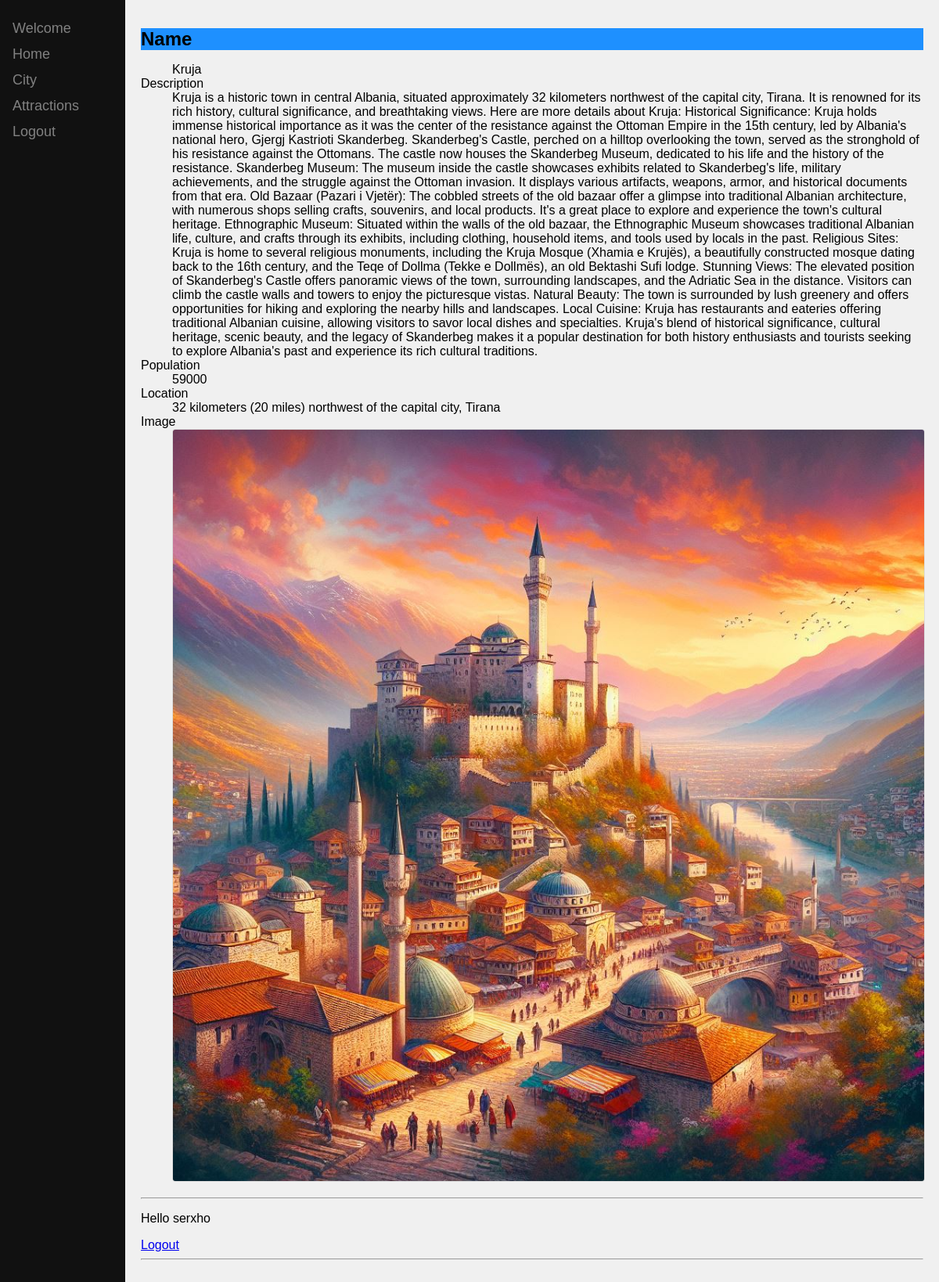
/albania/16 (signed in), run on the app's committed database.
### albania/models.py (models this page shows, shortened)
class City(models.Model):
    name = models.CharField(max_length=100)
    description = models.TextField()
    population = models.PositiveIntegerField(null=True)
    location = models.CharField(max_length=255)
    image = models.ImageField(null=True)
    class Meta:
        ordering = ['name']

### albania/views.py (the view)
# urls.py: path('<int:id>', views.detail, name='detail'),
@login_required(login_url='albania')
def detail(request, id):
    cities = get_object_or_404(City, pk=id)
    return render(request, 'albania/citi_detail.html', {'cities': cities})

### albania/templates/albania/citi_detail.html
{% extends 'albania/navbar.html' %}
{% load static %}
{% block content %}
    <link rel="stylesheet" type="text/css" href="{% static 'citi_detail.css' %}">
    <dl>
        <h1 style="background-color:DodgerBlue;">Name</h1>
        <dd >{{ cities.name }}</dd>
        <dt>Description</dt>
        <dd>{{ cities.description }}</dd>
        <dt>Population</dt>
        <dd>{{ cities.population }}</dd>
        <dt>Location</dt>
        <dd>{{ cities.location }}</dd>
        <dt>Image</dt>
        <dd><img src="{{ cities.image.url }}" alt="{{ cities.image.url }}"></dd>
    </dl>
{% endblock  %}

### albania/templates/albania/navbar.html (shortened to what this page needs)
<!DOCTYPE html>
<html lang="en">
<head>
</head>
<body>
    <div class="sidenav">
        <a href="{% url 'index' %}">Welcome</a>
        <a href="{% url 'albania'%}">Home</a>
        <a href="{% url 'city' %}"> City</a>
        <a href="{% url 'attraction' %}"> Attractions</a>
        {% if request.user.is_authenticated %}
        <a href="{% url 'logout' %}">Logout</a>
        {% else %}
        <a href="{% url 'login' %}">Login  </a>
        {% endif %}
    </div>
    <div class="main">
        {% block content %}{% endblock %}
         <hr>
        {% if request.user.is_authenticated %}
        <p>Hello {{request.user}}</p>
        <a href="{% url 'logout' %}">Logout</a>
        {% else %}
        <a href="{% url 'login' %}">Login  </a> for more
        {% endif %}
        <hr>
    </div>
</body>
</html>

### static/citi_detail.css (style rules this page uses)
body { font-family: Arial, sans-serif; background-color: #f0f0f0; margin:0; padding:0; }
h1 { font-size: 24px; }
img { max-width: 100%; height: auto; border: 1px solid #ddd; border-radius: 4px; }

### albania/templates/albania/navbar.html (style rules this page uses)
.sidenav { height: 100%; width: 160px; position: fixed; z-index: 1; top: 0; left: 0; background-color: #111; overflow-x: hidden; padding-top: 20px; }
.sidenav a { padding: 6px 8px 6px 16px; text-decoration: none; font-size: 18px; color: #818181; display: block; }
.main { margin-left: 160px; padding: 20px; }

### data on the page
City: name "Kruja", description "Kruja is a historic town in central Albania, situated approximately 32 kilometers northwest of the capital city, Tirana. It is renowned for its rich history, cultural significance, and breathtaking views. Here are more details about Kruja: Historical Significance: Kruja holds immense historical importance as it was the center of the resistance against the Ottoman Empire in the 15th century, led by Albania's national hero, Gjergj Kastrioti Skanderbeg. Skanderbeg's Castle, perched on a hilltop overlooking the town, served as the stronghold of his resistance against the Ottomans. The castle now houses the Skanderbeg Museum, dedicated to his life and the history of the resistance. Skanderbeg…", population "59000", location "32 kilometers (20 miles) northwest of the capital city, Tirana", image (picture)

### other printed values
{{ request.user }} "serxho"
